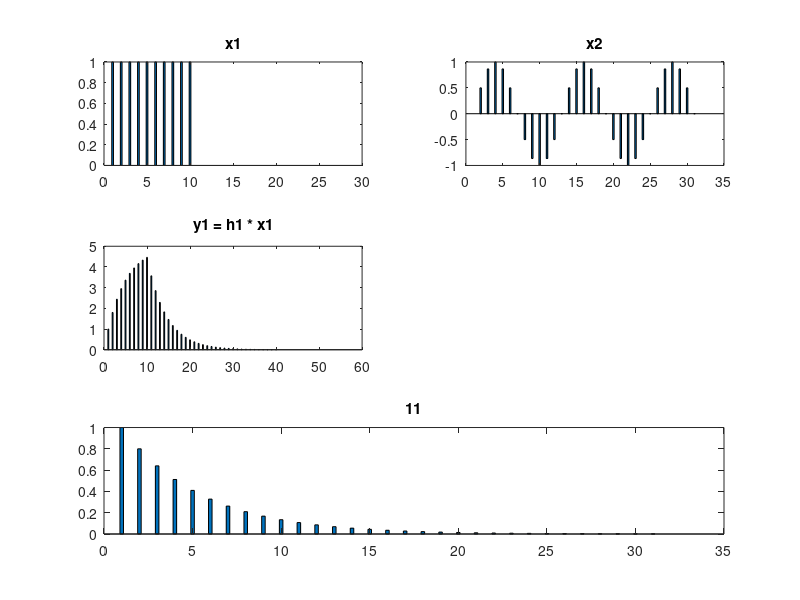

MATLAB code to generate this figure:
clc;
close;
k = 0:30;
x1 = [ones(1, 10), zeros(1, 15)];
x2 = sin(pi*k/6);
h1 = (0.8).^(k);

y1 = conv(h1, x1);
y2 = conv(h1, x2);

subplot(3, 2, 1); bar(x1, 0.2); title('x1');
subplot(3, 2, 2); bar(x2, 0.2); title('x2');
subplot(3, 2, 3); bar(y1, 0.2); title('y1 = h1 * x1');
subplot(3, 1, 3); bar(h1, 0.2); title('11');
